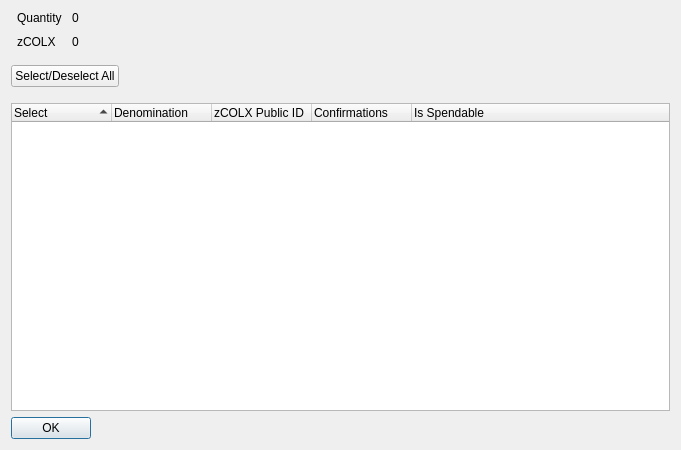
<?xml version="1.0" encoding="UTF-8"?>
<ui version="4.0">
 <class>ZPivControlDialog</class>
 <widget class="QDialog" name="ZPivControlDialog">
  <property name="geometry">
   <rect>
    <x>0</x>
    <y>0</y>
    <width>681</width>
    <height>450</height>
   </rect>
  </property>
  <property name="minimumSize">
   <size>
    <width>681</width>
    <height>450</height>
   </size>
  </property>
  <property name="windowTitle">
   <string>Select zCOLX to Spend</string>
  </property>
  <layout class="QVBoxLayout" name="verticalLayout" stretch="0,0,0,0">
   <item>
    <layout class="QHBoxLayout" name="horizontalLayout" stretch="0,0">
     <property name="spacing">
      <number>-1</number>
     </property>
     <property name="bottomMargin">
      <number>10</number>
     </property>
     <item>
      <layout class="QFormLayout" name="formLayout">
       <property name="horizontalSpacing">
        <number>10</number>
       </property>
       <property name="verticalSpacing">
        <number>10</number>
       </property>
       <property name="leftMargin">
        <number>6</number>
       </property>
       <property name="rightMargin">
        <number>6</number>
       </property>
       <item row="0" column="0">
        <widget class="QLabel" name="labelQuantity">
         <property name="text">
          <string>Quantity</string>
         </property>
        </widget>
       </item>
       <item row="0" column="1">
        <widget class="QLabel" name="labelQuantity_int">
         <property name="text">
          <string>0</string>
         </property>
        </widget>
       </item>
       <item row="1" column="0">
        <widget class="QLabel" name="labelZPiv">
         <property name="text">
          <string>zCOLX</string>
         </property>
        </widget>
       </item>
       <item row="1" column="1">
        <widget class="QLabel" name="labelZPiv_int">
         <property name="text">
          <string>0</string>
         </property>
        </widget>
       </item>
      </layout>
     </item>
     <item>
      <spacer name="horizontalSpacer_2">
       <property name="orientation">
        <enum>Qt::Horizontal</enum>
       </property>
       <property name="sizeHint" stdset="0">
        <size>
         <width>40</width>
         <height>20</height>
        </size>
       </property>
      </spacer>
     </item>
    </layout>
   </item>
   <item>
    <layout class="QHBoxLayout" name="horizontalLayout3" stretch="0,0">
     <property name="spacing">
      <number>14</number>
     </property>
     <property name="bottomMargin">
      <number>10</number>
     </property>
     <item>
      <widget class="QPushButton" name="pushButtonAll">
       <property name="text">
        <string>Select/Deselect All</string>
       </property>
      </widget>
     </item>
     <item>
      <spacer name="horizontalSpacer">
       <property name="orientation">
        <enum>Qt::Horizontal</enum>
       </property>
       <property name="sizeHint" stdset="0">
        <size>
         <width>40</width>
         <height>20</height>
        </size>
       </property>
      </spacer>
     </item>
    </layout>
   </item>
   <item>
    <widget class="QTreeWidget" name="treeWidget">
     <property name="sizePolicy">
      <sizepolicy hsizetype="Expanding" vsizetype="Expanding">
       <horstretch>0</horstretch>
       <verstretch>0</verstretch>
      </sizepolicy>
     </property>
     <property name="minimumSize">
      <size>
       <width>0</width>
       <height>250</height>
      </size>
     </property>
     <property name="alternatingRowColors">
      <bool>true</bool>
     </property>
     <property name="sortingEnabled">
      <bool>true</bool>
     </property>
     <property name="columnCount">
      <number>5</number>
     </property>
     <attribute name="headerDefaultSectionSize">
      <number>100</number>
     </attribute>
     <column>
      <property name="text">
       <string notr="true">Select</string>
      </property>
     </column>
     <column>
      <property name="text">
       <string notr="true">Denomination</string>
      </property>
     </column>
     <column>
      <property name="text">
       <string notr="true">zCOLX Public ID</string>
      </property>
     </column>
     <column>
      <property name="text">
       <string notr="true">Confirmations</string>
      </property>
     </column>
     <column>
      <property name="text">
       <string>Is Spendable</string>
      </property>
     </column>
    </widget>
   </item>
   <item>
    <widget class="QDialogButtonBox" name="buttonBox">
     <property name="sizePolicy">
      <sizepolicy hsizetype="Maximum" vsizetype="Fixed">
       <horstretch>0</horstretch>
       <verstretch>0</verstretch>
      </sizepolicy>
     </property>
     <property name="orientation">
      <enum>Qt::Horizontal</enum>
     </property>
     <property name="standardButtons">
      <set>QDialogButtonBox::Ok</set>
     </property>
    </widget>
   </item>
  </layout>
 </widget>
 <resources/>
 <connections>
  <connection>
   <sender>buttonBox</sender>
   <signal>accepted()</signal>
   <receiver>ZPivControlDialog</receiver>
   <slot>accept()</slot>
   <hints>
    <hint type="sourcelabel">
     <x>248</x>
     <y>254</y>
    </hint>
    <hint type="destinationlabel">
     <x>157</x>
     <y>274</y>
    </hint>
   </hints>
  </connection>
  <connection>
   <sender>buttonBox</sender>
   <signal>rejected()</signal>
   <receiver>ZPivControlDialog</receiver>
   <slot>reject()</slot>
   <hints>
    <hint type="sourcelabel">
     <x>316</x>
     <y>260</y>
    </hint>
    <hint type="destinationlabel">
     <x>286</x>
     <y>274</y>
    </hint>
   </hints>
  </connection>
 </connections>
</ui>
